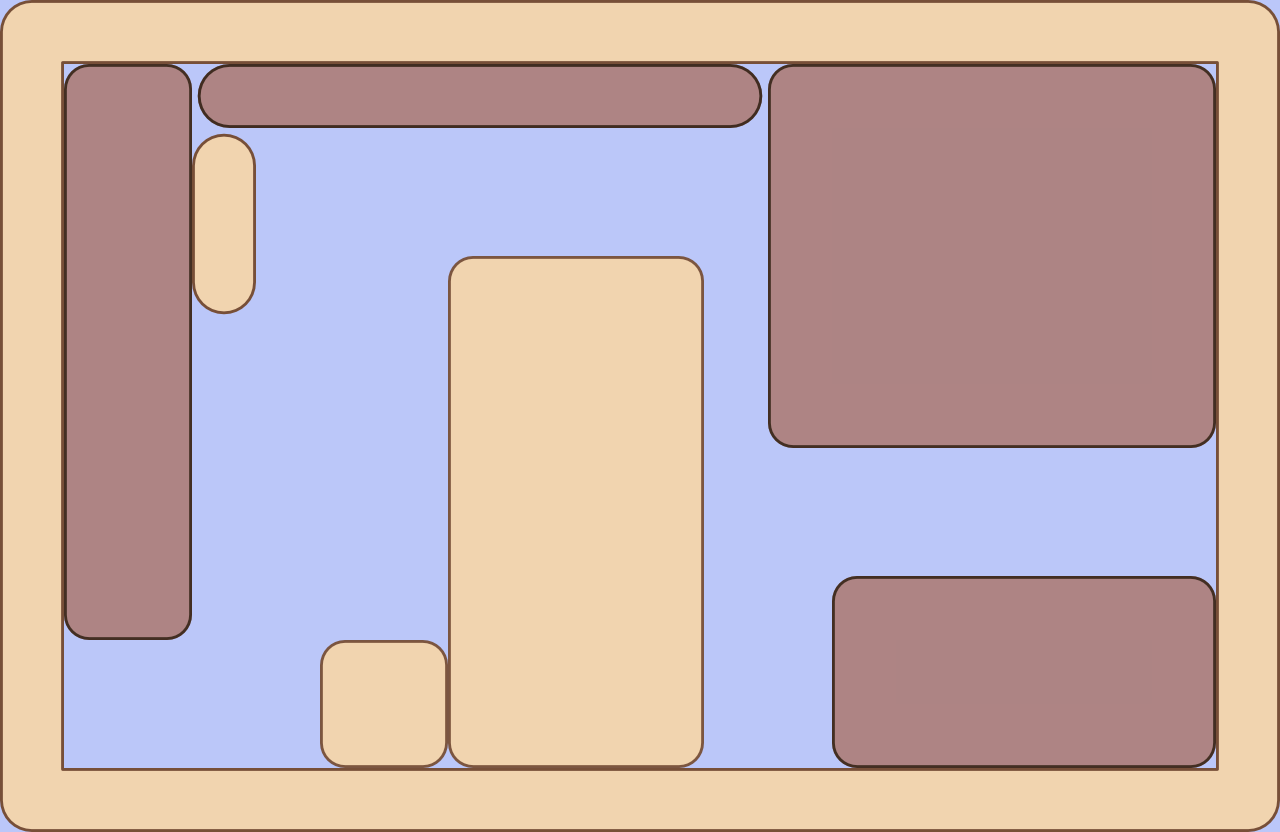

Below is a game level as drawn by its tile map, then a one-line description and the .tmx that defines it (tile-layer data replaced by summaries):
An orthogonal 20x13 tile map with 64x64 px tiles, 3 tile layers (fondo, Capa de Patrones 1, noportalz) and 13 objects (4x ET_WALL_NOPORTAL, ET_PRINCESS, ET_PLAYER).

<map version="1.0" orientation="orthogonal" width="20" height="13" tilewidth="64" tileheight="64">
 <tileset firstgid="1" name="tilemapinkscape" tilewidth="64" tileheight="64">
  <image source="tilemapinkscape.png" trans="000000" width="1024" height="1024" />
 </tileset>
 <layer name="fondo" width="20" height="13">
  <data>[260 cells, 260 non-empty, 1 distinct tile ids]</data>
 </layer>
 <layer name="Capa de Patrones 1" width="20" height="13">
  <data>[260 cells, 199 non-empty, 13 distinct tile ids]</data>
 </layer>
 <objectgroup name="Capa de Objetos 1" width="20" height="13">
  <object name="ET_PRINCESS" x="1152" y="448" width="64" height="64" />
  <object name="ET_PLAYER" x="64" y="640" width="64" height="64" />
  <object x="0" y="0" width="1216" height="64" />
  <object x="0" y="64" width="64" height="768" />
  <object x="64" y="768" width="1216" height="64" />
  <object x="1216" y="0" width="64" height="768" />
  <object name="ET_WALL_NOPORTAL" x="64" y="64" width="128" height="576" />
  <object name="ET_WALL_NOPORTAL" x="192" y="64" width="576" height="64" />
  <object name="ET_WALL_NOPORTAL" x="768" y="64" width="448" height="384" />
  <object name="ET_WALL_NOPORTAL" x="832" y="576" width="384" height="192" />
  <object x="448" y="256" width="256" height="512" />
  <object x="320" y="640" width="128" height="128" />
  <object x="192" y="128" width="64" height="192" />
 </objectgroup>
 <layer name="noportalz" width="20" height="13">
  <data>[260 cells, 87 non-empty, 5 distinct tile ids]</data>
 </layer>
</map>